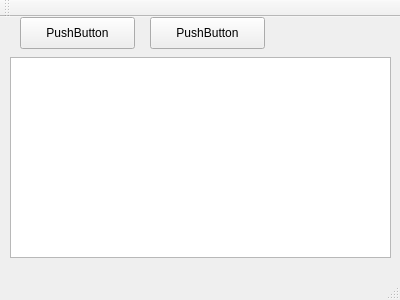
<?xml version="1.0" encoding="UTF-8"?>
<ui version="4.0">
 <class>MainWindow</class>
 <widget class="QMainWindow" name="MainWindow">
  <property name="geometry">
   <rect>
    <x>0</x>
    <y>0</y>
    <width>400</width>
    <height>300</height>
   </rect>
  </property>
  <property name="windowTitle">
   <string>MainWindow</string>
  </property>
  <widget class="QWidget" name="centralWidget">
   <widget class="QGraphicsView" name="graphicsView">
    <property name="geometry">
     <rect>
      <x>10</x>
      <y>40</y>
      <width>381</width>
      <height>201</height>
     </rect>
    </property>
    <property name="verticalScrollBarPolicy">
     <enum>Qt::ScrollBarAlwaysOff</enum>
    </property>
    <property name="horizontalScrollBarPolicy">
     <enum>Qt::ScrollBarAlwaysOff</enum>
    </property>
    <property name="sizeAdjustPolicy">
     <enum>QAbstractScrollArea::AdjustIgnored</enum>
    </property>
   </widget>
   <widget class="QPushButton" name="pushButton">
    <property name="geometry">
     <rect>
      <x>20</x>
      <y>0</y>
      <width>115</width>
      <height>32</height>
     </rect>
    </property>
    <property name="text">
     <string>PushButton</string>
    </property>
   </widget>
   <widget class="QPushButton" name="pushButton_2">
    <property name="geometry">
     <rect>
      <x>150</x>
      <y>0</y>
      <width>115</width>
      <height>32</height>
     </rect>
    </property>
    <property name="text">
     <string>PushButton</string>
    </property>
   </widget>
  </widget>
  <widget class="QMenuBar" name="menuBar">
   <property name="geometry">
    <rect>
     <x>0</x>
     <y>0</y>
     <width>400</width>
     <height>22</height>
    </rect>
   </property>
  </widget>
  <widget class="QToolBar" name="mainToolBar">
   <attribute name="toolBarArea">
    <enum>TopToolBarArea</enum>
   </attribute>
   <attribute name="toolBarBreak">
    <bool>false</bool>
   </attribute>
  </widget>
  <widget class="QStatusBar" name="statusBar"/>
 </widget>
 <layoutdefault spacing="6" margin="11"/>
 <resources/>
 <connections/>
</ui>
